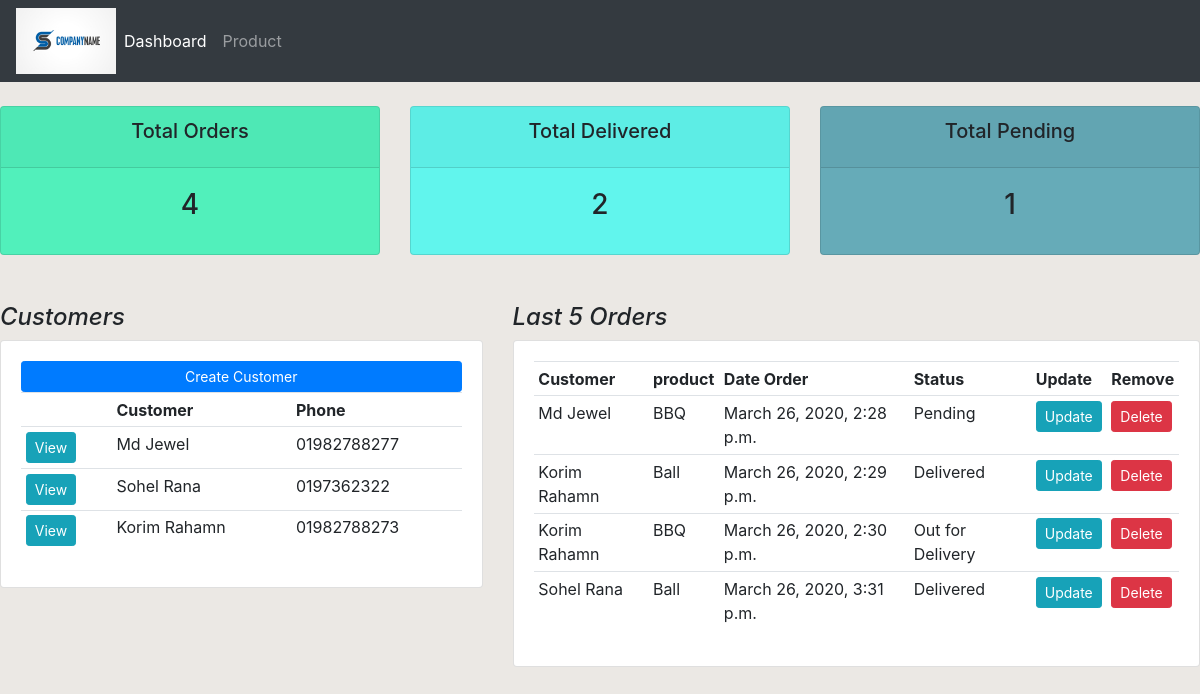
Before: / with the older database file.
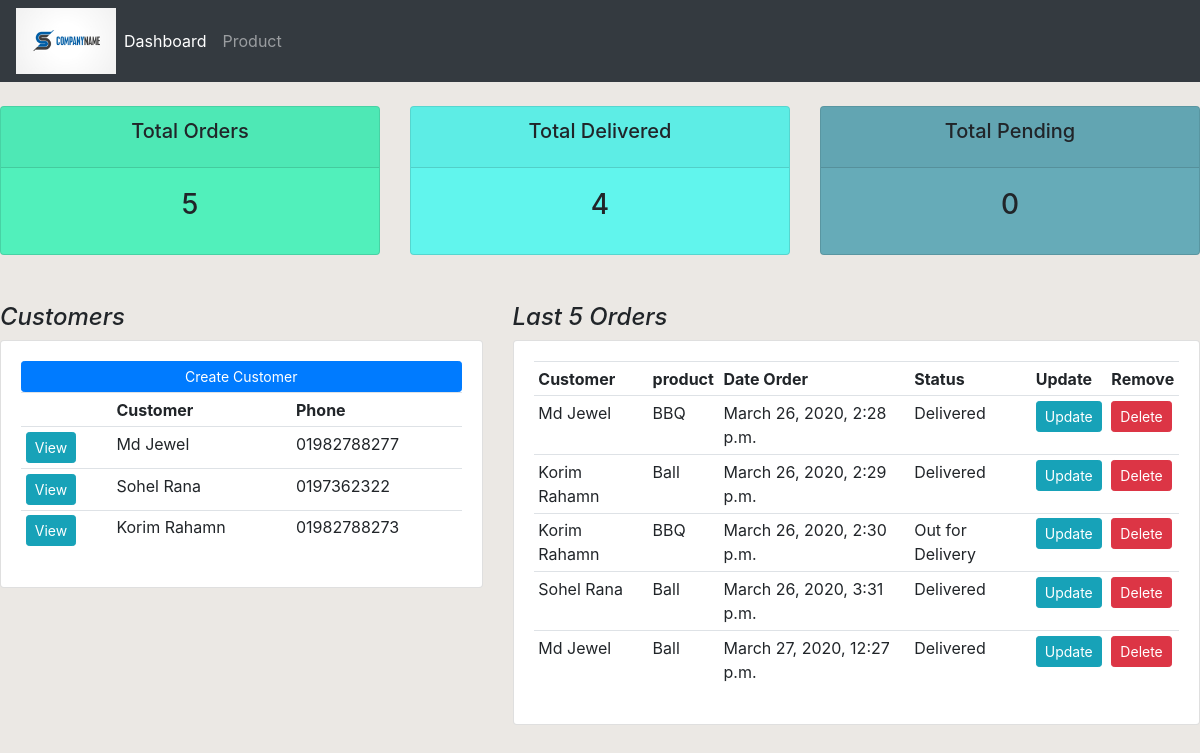
After: the same page with the newer database file.
### accounts/models.py (models this page shows)
class Customer(models.Model):
    name = models.CharField(max_length=200, null= True)
    phone = models.CharField(max_length=200, null= True)
    email = models.CharField(max_length=200, null = True)
    date_created = models.DateTimeField(auto_now_add=True)
    def __str__(self):
        return self.name

class Order(models.Model):
    STATUS = (
       ('Pending', 'Pending'),
        ('Out for Delivery', 'Out For Delivery'),
        ('Delivered',  'Delivered')
    )
    customer = models.ForeignKey(Customer, null= True, on_delete=models.SET_NULL)
    product = models.ForeignKey(Product, null = True, on_delete=models.SET_NULL)
    date_created = models.DateTimeField(auto_now_add=True, null = True)
    status = models.CharField(max_length=200, null= True, choices= STATUS)

class Product(models.Model):
    CATEGORY = (
        ('In Door', 'In Door'),
        ('Out Door', 'Out Door')
    )
    name = models.CharField(max_length=200, null= True)
    price =models.FloatField(null=True)
    category =models.CharField(max_length=200, null= True, choices= CATEGORY)
    description =models.CharField(max_length=200, null= True, blank = True)
    date_created =models.DateTimeField(auto_now_add=True, null = True)
    tag = models.ManyToManyField(Tag)
    def __str__(self):
        return self.name

### accounts/views.py (the view)
# urls.py: path('', views.home, name = "home"),
def home(request):
    orders = Order.objects.all()
    customers = Customer.objects.all()
    total_order = orders.count()
    total_pending = orders.filter(status = 'Pending').count()
    delivered = orders.filter(status = 'Delivered').count()
    context= {'orders': orders, 'customers': customers, 'total_order': total_order,
    'total_pending': total_pending, 'delivered': delivered}
    return render(request, 'accounts/dashboard.html', context)

### accounts/templates/accounts/dashboard.html (shortened to what this page needs)
{% extends 'accounts/main.html' %}
{% block content %}
<br>
{% include 'accounts/status.html' %}
<br>
    <div class="row">
        <div class="col-md-5">
        <i><h4>Customers</h4></i>
            <div class="card card-body">
                <a class="btn btn-primary btn-block btn-sm" href="">Create Customer</a>
                <table class="table table-sm">
                    <tr>
                        <th></th>
                        <th>Customer</th>
                        <th>Phone</th>
                    </tr>
                        {% for i in customers %}
                            <tr>
                                <td><a class="btn btn-sm btn-info" href="{% url 'customer' i.id %}" >View</a></td>
                                <td>{{i.name}}</td>
                                 <td>{{i.phone}}</td>
                            </tr>
                        {% endfor %}
                </table>
            </div>
        </div>
        <div class="col-md-7">
            <i><h4>Last 5 Orders</h4></i>
                <div class="card card-body">
                    <table class="table table-sm">
                        <tr>
                            <th>Customer</th>
                            <th>product</th>
                            <th>Date Order</th>
                            <th>Status</th>
                            <th>Update</th>
                            <th>Remove</th>
                        </tr>
                        {% for i in orders %}
                            <tr>
                                <td>{{i.customer}}</td>
                                <td>{{i.product}}</td>
                                <td>{{i.date_created}}</td>
                                <td>{{i.status}}</td>
                                <td><a class="btn btn-sm btn-info" href ="{% url 'updateorder' i.id %}" >Update</a></td>
                                <td><a class ="btn btn-sm btn-danger" href ="{% url 'deleteorder' i.id %}" >Delete</a></td>
                            </tr>
                        {% endfor %}
                    </table>
                </div>
            </div>
    </div>
{% endblock %}

Changed rows visible on the page:
changed Order "March 26, 2020, 2:28 p.m.": status "Pending" → "Delivered"
added Order: customer "Md Jewel", product "Ball", date_created "March 27, 2020, 12:27 p.m.", status "Delivered"
Other visible differences:
{{ total_order }}: "4" → "5"
{{ delivered }}: "2" → "4"
{{ total_pending }}: "1" → "0"
